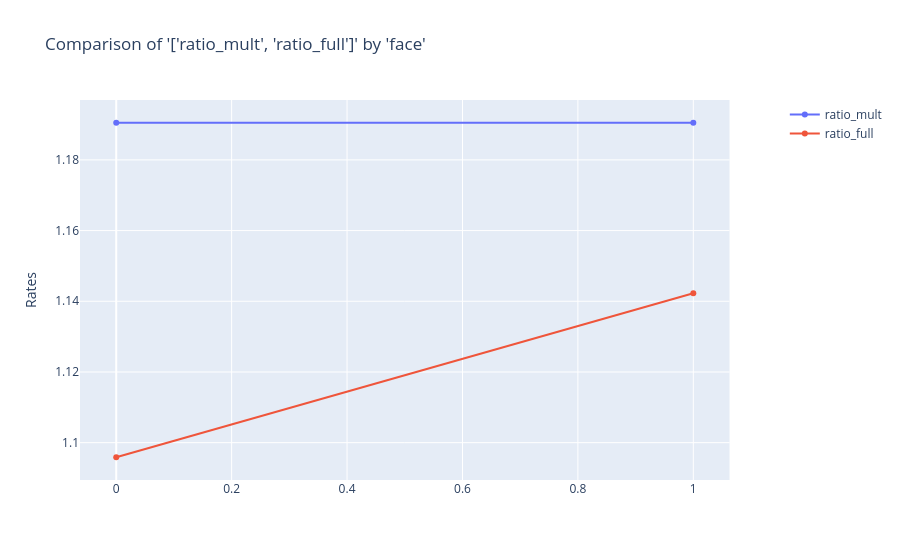

Notebook code for this chart:
### Code cell
charters.compare_rates(df_ratio, x_axis="face", rates=["ratio_mult", "ratio_full"])

### Figure 1 — Plotly figure (JSON) as saved in the notebook; plotly's stock layout.template omitted (floating-point values rounded to 4 significant figures)
{"data": [{"mode": "lines+markers", "name": "ratio_mult", "type": "scatter", "x": [0, 1], "xaxis": "x", "y": [1.191, 1.191], "yaxis": "y"}, {"mode": "lines+markers", "name": "ratio_full", "type": "scatter", "x": [0, 1], "xaxis": "x", "y": [1.096, 1.142], "yaxis": "y"}], "layout": {"title": {"text": "Comparison of '['ratio_mult', 'ratio_full']' by 'face'"}, "xaxis": {"anchor": "y", "domain": [0, 0.94]}, "yaxis": {"anchor": "x", "domain": [0, 1], "title": {"text": "Rates"}, "type": "-"}, "yaxis2": {"anchor": "x", "overlaying": "y", "side": "right"}}}
